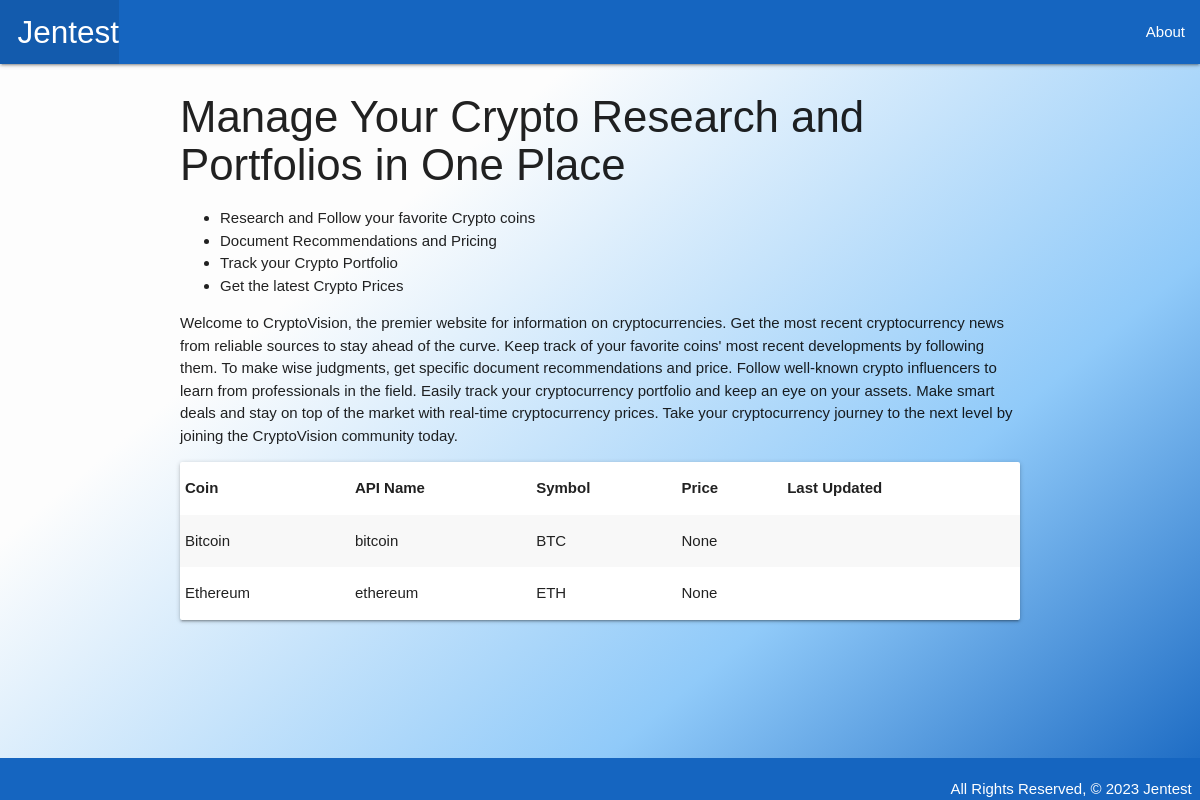
The app's page /, older data.
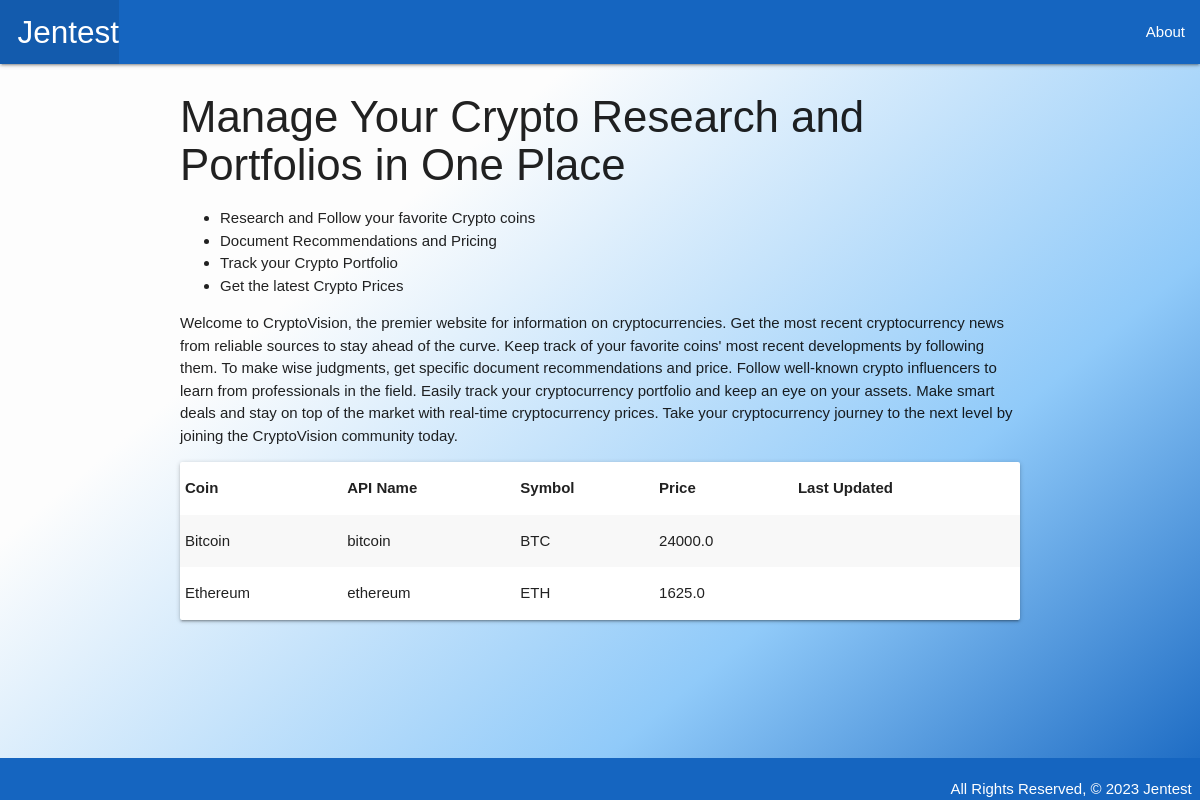
The same page, newer data.
### MyApp/models.py (models this page shows, shortened)
class Coin(models.Model):
    coin_name = models.CharField(max_length=50)
    api_id = models.CharField(max_length=250, blank=True)
    coin_symbol = models.CharField(max_length=10, blank=True)
    coin_usd_price = models.FloatField(blank=True, null=True)
    last_updated = models.DateTimeField(auto_now=True, blank=True, null=True)
    class Meta:
        ordering = ('coin_name',)

### MyApp/views.py (the view)
# urls.py: 2. Add a URL to urlpatterns:  path('', views.home, name='home')
def home(request):
    coins = Coin.objects.all()
    return render(
        request, 'home.html',
        {'coins': coins}
    )

### MyApp/templates/home.html
{% extends 'base.html' %} {% block content %}
<div class="home-body">
    <h3>Manage Your Crypto Research and Portfolios in One Place</h3>
    <div class="home-body-list">
        <ul class="browser-default">
            <li>Research and Follow your favorite Crypto coins</li>
            <li>Document Recommendations and Pricing</li>
            <li>Track your Crypto Portfolio</li>
            <li>Get the latest Crypto Prices</li>
        </ul>
    </div>
    <p>Welcome to CryptoVision, the premier website for information on cryptocurrencies. Get the most recent cryptocurrency news from reliable sources to stay ahead of the curve. Keep track of your favorite coins' most recent developments by following them. To make wise judgments, get specific document recommendations and price. Follow well-known crypto influencers to learn from professionals in the field. Easily track your cryptocurrency portfolio and keep an eye on your assets. Make smart deals and stay on top of the market with real-time cryptocurrency prices. Take your cryptocurrency journey to the next level by joining the CryptoVision community today.</p>
</div>
<div class="card">
    <table class="striped">
        <thead>
            <tr>
                <th>Coin</th>
                <th>API Name</th>
                <th>Symbol</th>
                <th>Price</th>
                <th>Last Updated</th>
            </tr>
        </thead>
        <tbody>
            {% for coin in coins %}
            <tr>
                <td>{{ coin.coin_name }}</td>
                <td>{{ coin.api_id }}</td>
                <td>{{ coin.coin_symbol }}</td>
                <td>{{ coin.coin_usd_price }}</td>
                <td>{{ coin.last_updated|date:"Y-m-d H:i:s" }}</td>
            </tr>
            {% endfor %}
        </tbody>
    </table>
</div>
{% endblock %}

Row changes from the older to the newer data that the page shows:
changed Coin "Bitcoin": coin_usd_price "None" → "24000.0"
changed Coin "Ethereum": coin_usd_price "None" → "1625.0"
